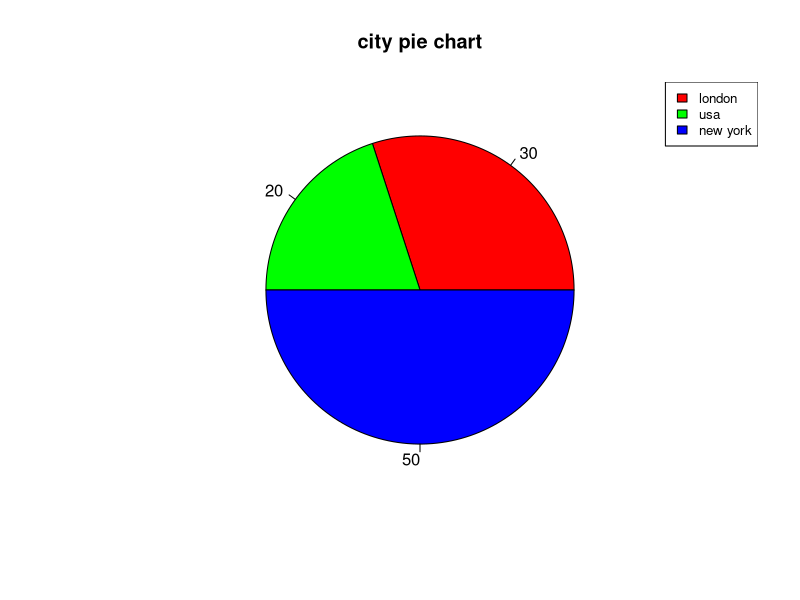
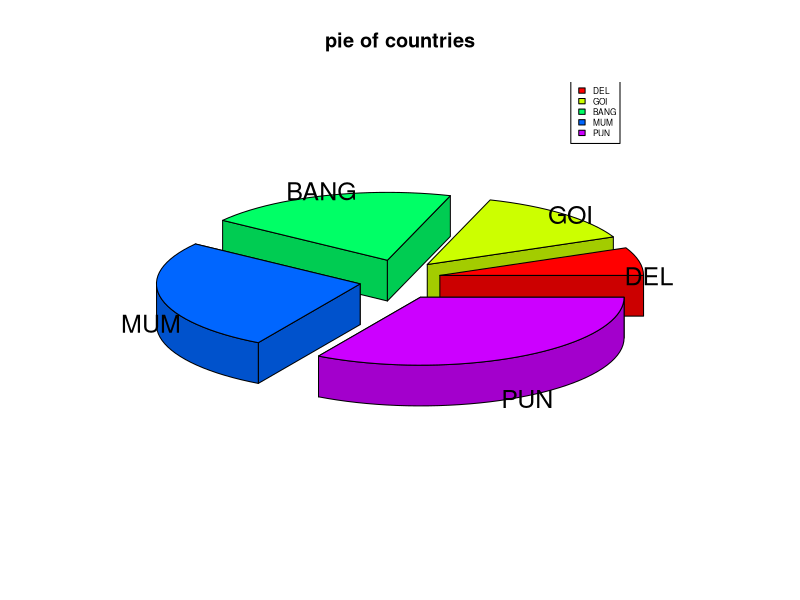
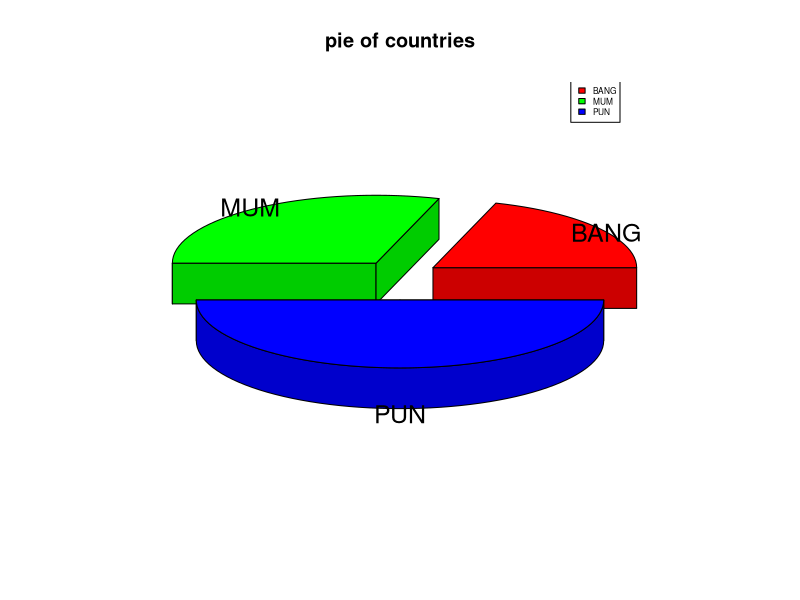
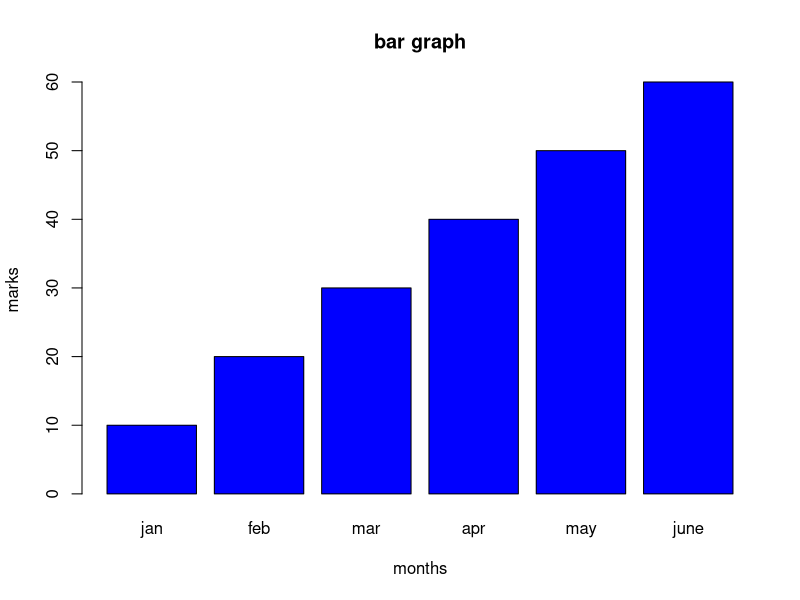

The R source for these figures, in order: (Note: this script raises an error after producing the figures.)
x <-c(33,22,55)
labels<-c("london","usa","new york")

##pie
piepercent<-round(100*x/sum(x))
png(file="piee.png")
pie(x,labels=piepercent,main="city pie chart",col=rainbow(length(x)))
legend("topright",labels,cex=0.8,fill=rainbow(length(x)))
dev.off()

install.packages("plotrix")
library("plotrix")
x<-c(10,20,30,40,50)
lbl<-c("DEL","GOI","BANG","MUM","PUN")

##piepercent<-round(100*x/sum(x))
png(file="pie3d.png")
pie3D(x,labels=lbl , explode=0.2,main="pie of countries")
legend("topright",lbl,cex=0.5,fill=rainbow(length(x)))
dev.off()

x<-c(20,30,50)
lbl<-c("BANG","MUM","PUN")

##piepercent<-round(100*x/sum(x))
png(file="pie_3d.jpg")
pie3D(x,labels=lbl , explode=0.2,main="pie of countries")
legend("topright",lbl,cex=0.5,fill=rainbow(length(x)))
dev.off()

h<-c(10,20,30,40,50,60)
m<-c("jan","feb","mar","apr","may","june")
png(file="bar_plot.jpg")
barplot(h,names.arg = m, main="bar graph",ylab="marks",xlab="months",col="blue")
dev.off()

str(samplesuperstore)
qty<-samplesuperstore$Quantity
pro<-samplesuperstore$Profit
necp= c()

for(a in pro){
  if(a>0){
    necp=append(necp,a)
  }
}
necp

str(samplesuperstore)

sales<-samplesuperstore$Sales
category<-samplesuperstore$Category
region<-samplesuperstore$Region
##east
te=0
fe=0
oe=0

i=1
while(i<length(region)){
  
  if(region[i]=="East"||category[i]=="Technology"){
    
    te=te+sales[i]
    
  }else if(region[i]=="East"||category[i]=="Furniture"){
    
    fe=fe+sales[i]
  } else  {
    oe=oe+sales[i]
  }
  i=i+1
}
te
fe
oe
###west
tw=0
fw=0
ow=0

i=1
while(i<length(region)){
  
  if(region[i]=="West"||category[i]=="Technology"){
    
    tw=tw+sales[i]
    
  }else if(region[i]=="West"||category[i]=="Furniture"){
    
    fw=fw+sales[i]
  } else  {
    ow=ow+sales[i]
  }
  i=i+1
}
tw
fw
ow
#centre
tc=0
fc=0
oc=0

i=1
while(i<length(region)){
  
  if(region[i]=="Central"||category[i]=="Technology"){
    
    tc=tc+sales[i]
    
  }else if(region[i]=="Central"||category[i]=="Furniture"){
    
    fc=fc+sales[i]
  } else  {
    oc=oc+sales[i]
  }
  i=i+1
}
tc
fc
oc
##south
ts=0
fs=0
os=0

i=1
while(i<length(region)){
  
  if(region[i]=="South"||category[i]=="Technology"){
    
    ts=ts+sales[i]
    
  }else if(region[i]=="South"||category[i]=="Furniture"){
    
    fs=fs+sales[i]
  } else  {
    os=os+sales[i]
  }
  i=i+1
}
ts
fs
os

regions<-c("East","West","Central","South")
colors<-c("red","pink","yellow","green")
category<-c("Technology","Furniture","Office supplies")
Values<-matrix(c(te,fe,oe,tw,fw,ow,tc,fc,oc,ts,fs,os),nrow=4,ncol=3,byrow = TRUE)

png(file="category_region_sales.png")

barplot(Values,main= "category wise region sales",names.arg = category,xlab="category",ylab = "sales",col=colors)

dev.off() 

offsum=0
fursum=0
techsum=0

i=1
while(i<length(category)){
  
  if(category[i]=="Technology"){
    
    techsum=techsum+sales[i]
    
  }else if(category[i]=="Furniture"){
    
    fursum=fursum+sales[i]
  } else  {
    offsum=offsum+sales[i]
  }
  i=i+1
}

offsum
fursum
techsum
 

regions<-c("East","West","South","Central")
items<-c("Office Supplies","Furniture","Technology")
colors <- c("green","orange","brown","pink")
Values<-matrix(c(offsum, fursum, techsum),nrow=1, ncol=3,byrow = TRUE)
png(file="bar_g.png")
barplot(Values,main="region vise sale", names.arg = items,xlab="items", ylab="regions" , col=colors )
dev.off()



